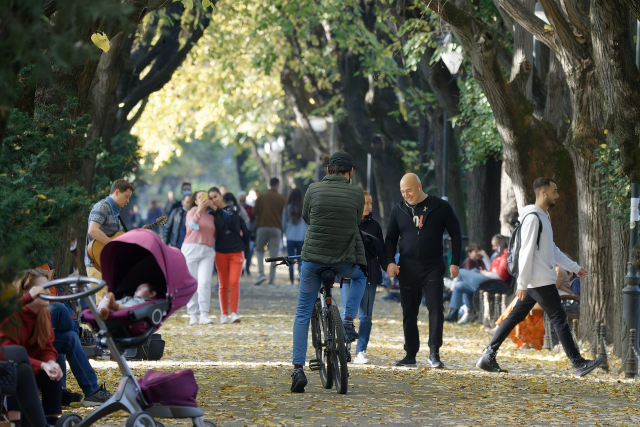
#> input picture papoi 2.jpg, 1280 x 853 px (shown at 1/2 size)
$ python 'import os  face program.py' 'papoi 2.jpg'
#> lines starting #> are read from the running program, lines starting #| are printed output that depends on the picture; after the words box and inside, x2 and y2 are one past the last pixel; in counts of white or black regions, pixels touching at a corner belong together
import os
import sys
import urllib.request
import cv2

BASE = os.path.dirname(os.path.abspath(__file__))
RUTA_DE_IMAGEN = os.path.join(BASE, sys.argv[1] if len(sys.argv) > 1 else "rostro_01.png")
URL_YUNET = ("https://media.githubusercontent.com/media/opencv/opencv_zoo/main/"
             "models/face_detection_yunet/face_detection_yunet_2023mar.onnx")
RUTA_YUNET = os.path.join(BASE, "face_detection_yunet_2023mar.onnx")

def detectar_rostros(gray):
    """Devuelve la lista de (x, y, w, h)"""
    if hasattr(cv2, "CascadeClassifier"):
        cascada = os.path.join(cv2.data.haarcascades, "haarcascade_frontalface_default.xml")
        clasificador = cv2.CascadeClassifier(cascada)
        if not clasificador.empty():
            return list(clasificador.detectMultiScale(gray, 1.3, 5))
        print("Aviso: no se encontro la cascada de Haar, se usara YuNet.")

    if not os.path.exists(RUTA_YUNET):
        print("Descargando el modelo YuNet (solo si es descargado por primera vez)...")
        urllib.request.urlretrieve(URL_YUNET, RUTA_YUNET)

    detector = cv2.FaceDetectorYN.create(RUTA_YUNET, "", (gray.shape[1], gray.shape[0]),
                                         0.6, 0.3, 5000)
    faces = detector.detect(gray)[1]
    if faces is None:
        return []
    return [(int(f[0]), int(f[1]), int(f[2]), int(f[3])) for f in faces]
img = cv2.imread(RUTA_DE_IMAGEN)
#> img is the input picture: shape (853, 1280, 3); mean B, G, R 80.1, 92.2, 91.9

if img is None:
    print(f"Error: no se pudo cargar la imagen '{RUTA_DE_IMAGEN}'.")
else:
    gray = cv2.cvtColor(img, cv2.COLOR_BGR2GRAY)
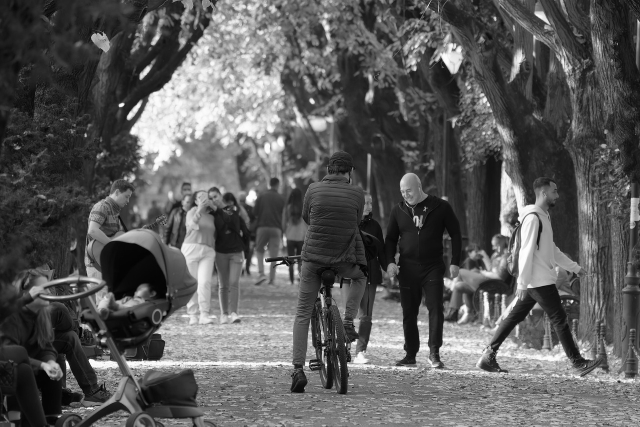
#> gray: shape (853, 1280) (shown at 1/2 size); min 0, max 255, mean 90.7
    rostros = detectar_rostros(gray)
#> rostros = [[986, 676, 64, 64]]

    for (x, y, w, h) in rostros:
        cv2.rectangle(img, (x, y), (x + w, y + h), (255, 0, 0), 2)
#> this loop made 1 pass
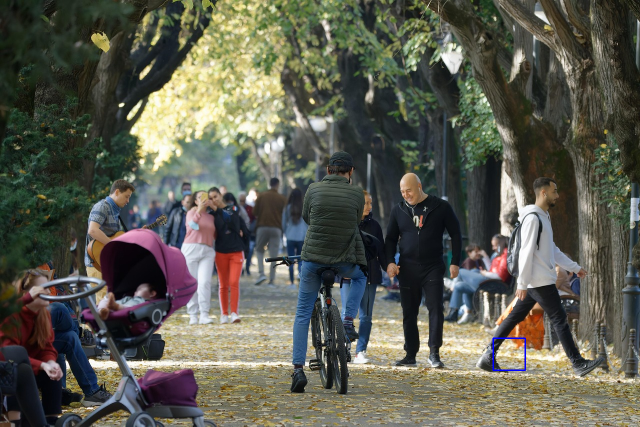
#> img: shape (853, 1280, 3) (shown at 1/2 size); 0.07% of pixels changed, all inside (x1, y1, x2, y2) = (985, 675, 1052, 742)

    print(f"Rostros detectados: {len(rostros)}")
#| Rostros detectados: 1

    cv2.imshow("Deteccion de rostros", img)
    cv2.waitKey(0)
    cv2.destroyAllWindows()

$ run again, on papoi 4.jpg
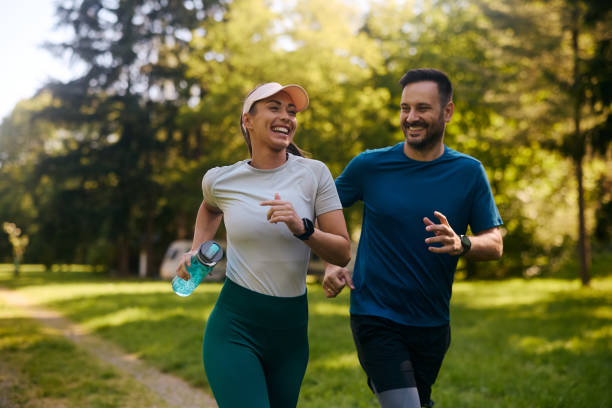
#> input picture papoi 4.jpg, 612 x 408 px
#> img is the input picture: shape (408, 612, 3); mean B, G, R 63.9, 103.7, 103.8
#> `gray = cv2.cvtColor(img, cv2.COLOR_BGR2GRAY)`:
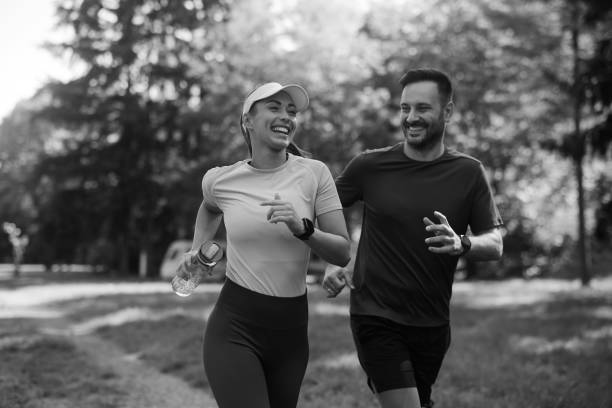
#> gray: shape (408, 612); min 1, max 255, mean 99.2
#> rostros = []
#| Rostros detectados: 0

$ run again, on papoi 5.jpg
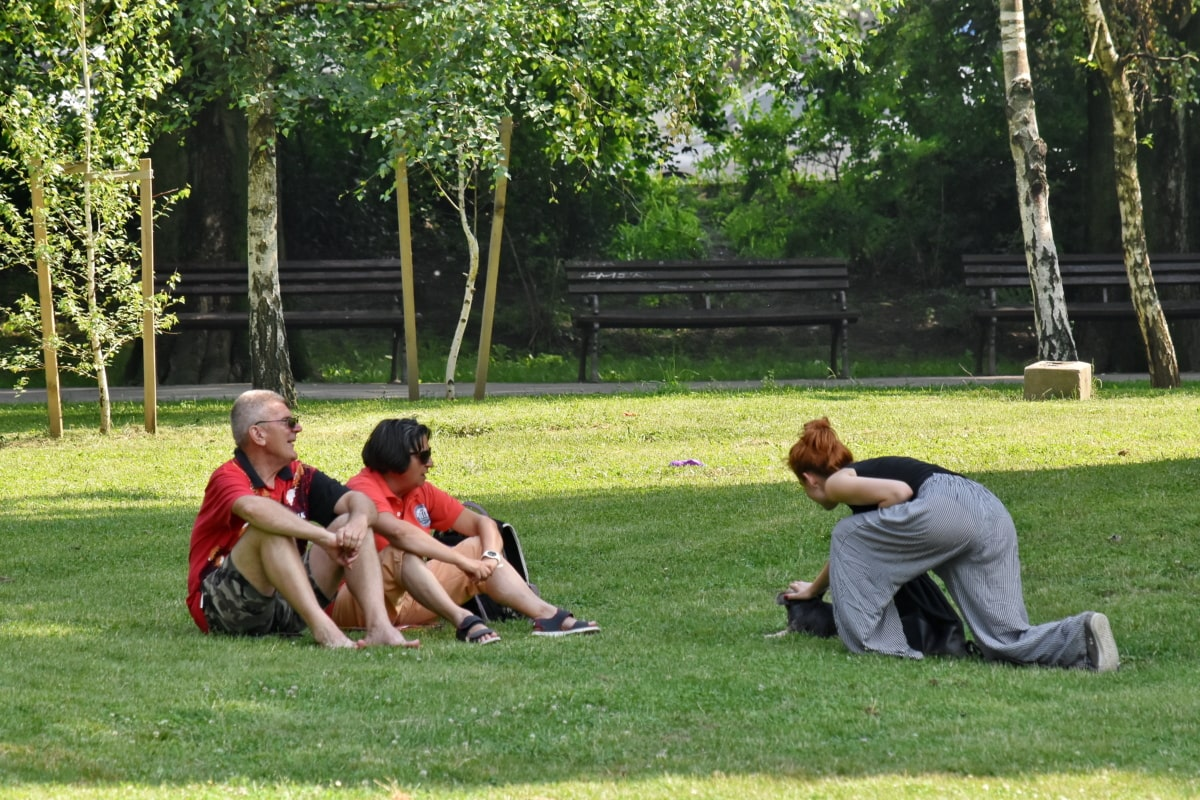
#> input picture papoi 5.jpg, 1200 x 800 px
#> img is the input picture: shape (800, 1200, 3); mean B, G, R 71.6, 111.2, 99.3
#> `gray = cv2.cvtColor(img, cv2.COLOR_BGR2GRAY)`:
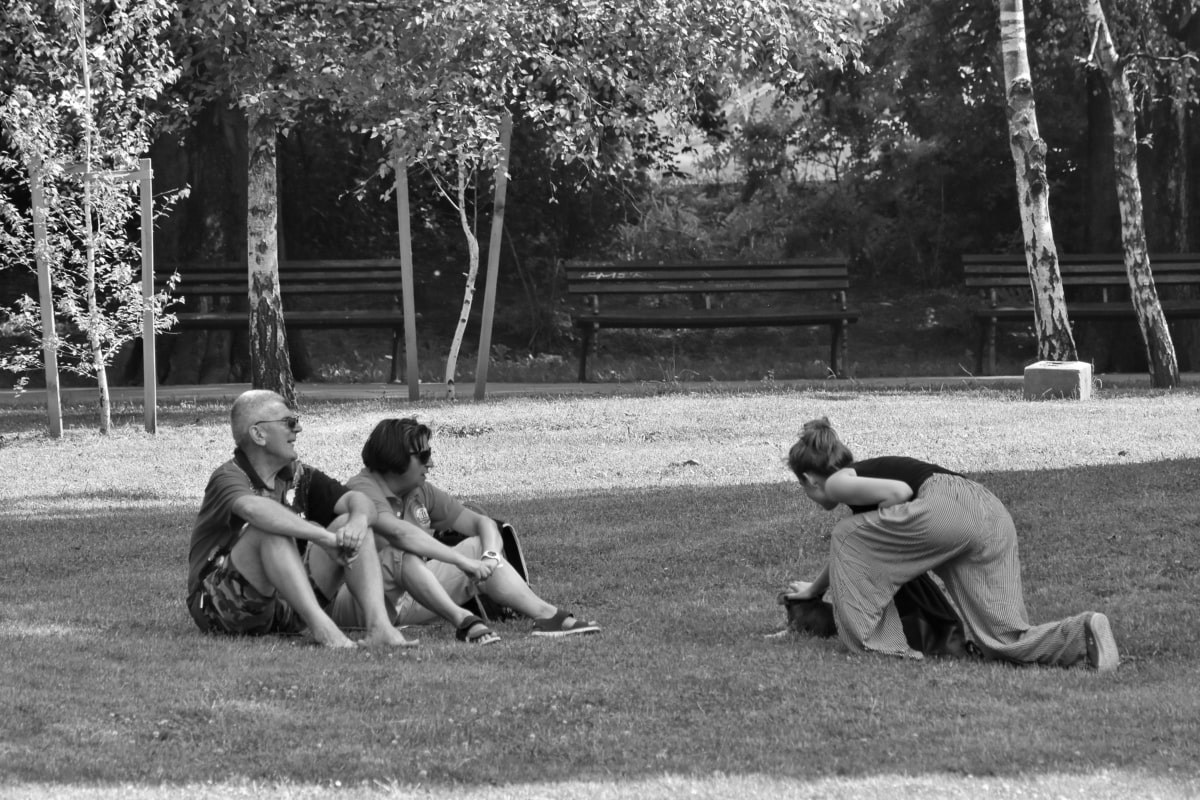
#> gray: shape (800, 1200); min 0, max 255, mean 103.2
#> rostros = [[363, 519, 89, 89]]
#> the loop `for (x, y, w, h) in rostros:` made 1 pass
#> after the loop `for (x, y, w, h) in rostros:`:
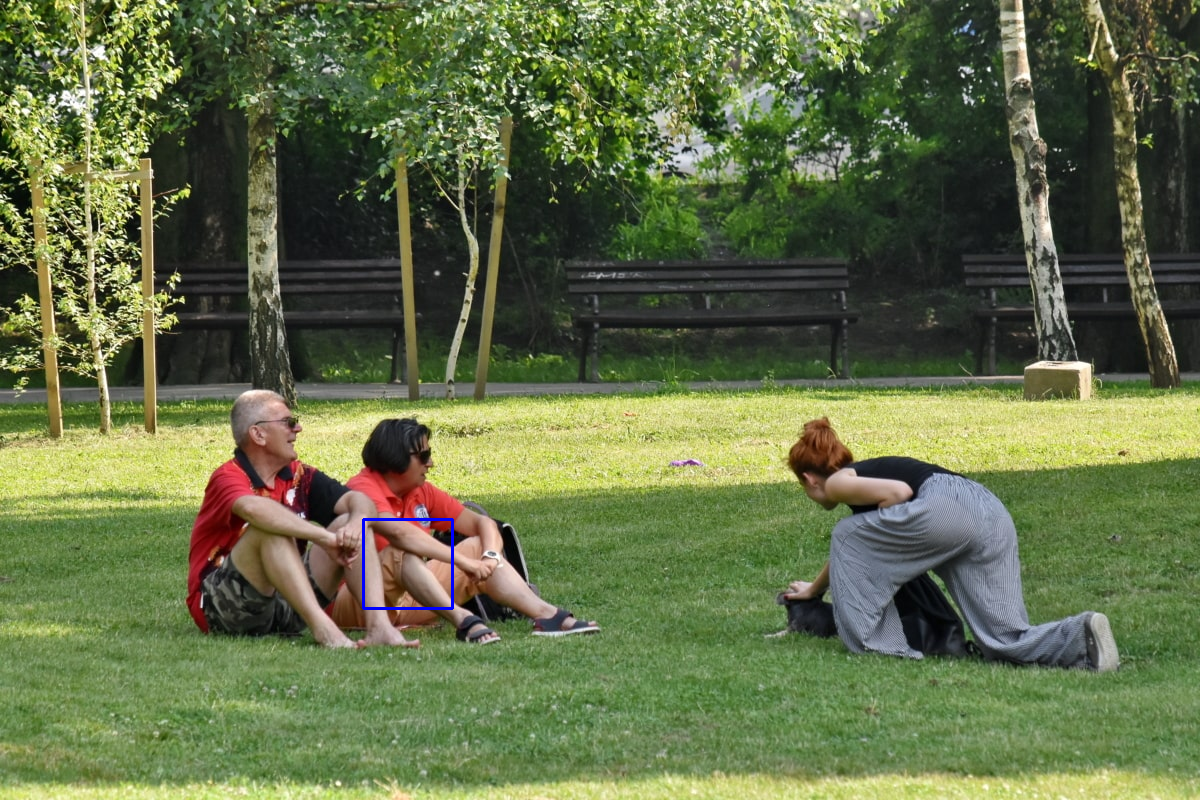
#> img: shape (800, 1200, 3); 0.11% of pixels changed, all inside (x1, y1, x2, y2) = (362, 518, 454, 610)
#| Rostros detectados: 1

$ run again, on papoi.jpg
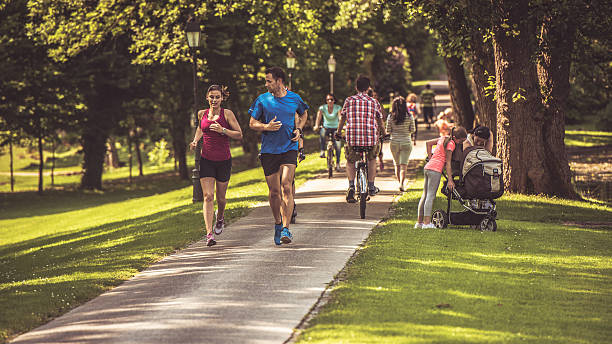
#> input picture papoi.jpg, 612 x 344 px
#> img is the input picture: shape (344, 612, 3); mean B, G, R 75.4, 106.6, 119.6
#> `gray = cv2.cvtColor(img, cv2.COLOR_BGR2GRAY)`:
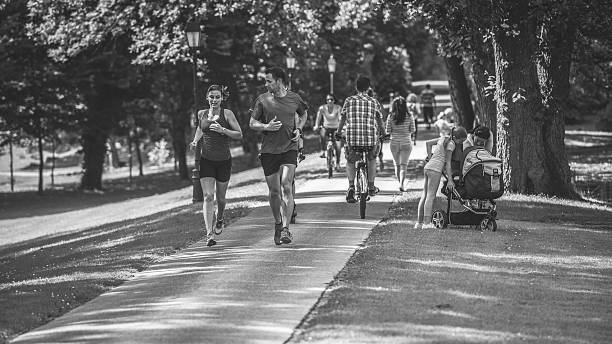
#> gray: shape (344, 612); min 1, max 255, mean 107
#> rostros = []
#| Rostros detectados: 0
